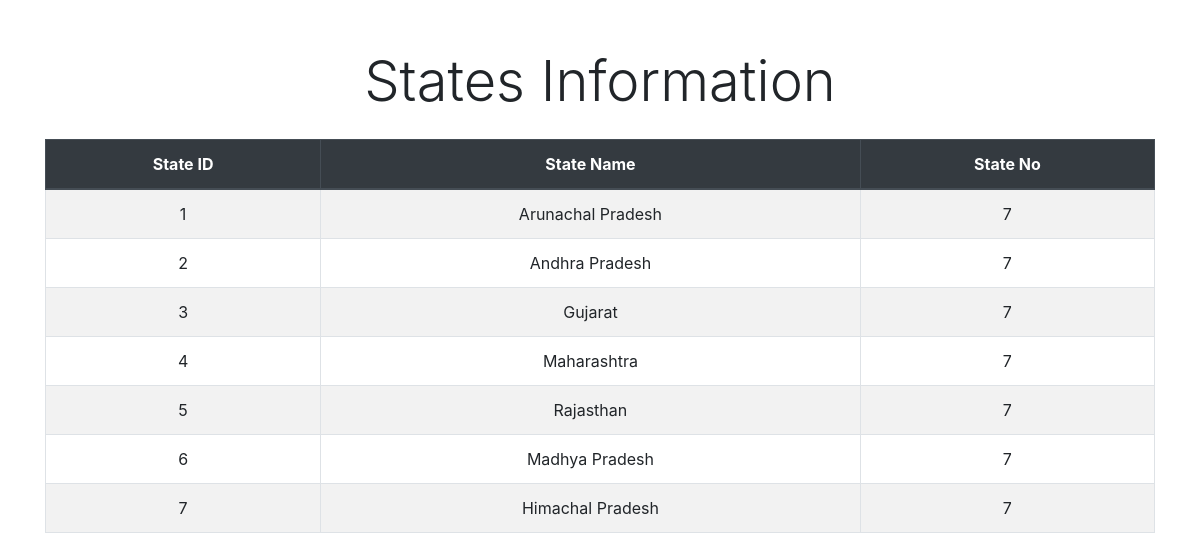
Screenshot of /Admin/client-show-state.php with the database file from the repository.
### tables this page shows
CREATE TABLE `e_state` (
  `state_id` int(11) NOT NULL,
  `state_name` varchar(30) NOT NULL,
  `state_no` int(30) NOT NULL
);

### Admin/client-show-state.php (the view, shortened to what this page needs)
<!DOCTYPE html>
<html lang="en">
<head>
    <link rel="stylesheet" href="https://stackpath.bootstrapcdn.com/bootstrap/4.5.2/css/bootstrap.min.css">
    <link rel="stylesheet" href="https://stackpath.bootstrapcdn.com/bootstrap/4.5.2/css/bootstrap-theme.min.css">
</head>
<body>
<div class="container">
    <h1 class="display-4 text-center mt-5 mb-4">States Information</h1>
    <?php
    require "connection.php";
    $sql = "SELECT state_id, state_name, state_no FROM e_state";
    $result = mysqli_query($conn, $sql);
    if (mysqli_num_rows($result) > 0) {
        echo '<div class="table-responsive">';
        echo '<table class="table table-striped table-bordered">';
        echo '<thead class="thead-dark"><tr><th style="text-align: center;">State ID</th><th style="text-align: center;">State Name</th><th style="text-align: center;">State No</th></tr></thead>';
        echo '<tbody>';
        while ($row = mysqli_fetch_assoc($result)) {
            echo '<tr>';
            echo '<td style="text-align: center;">' . $row["state_id"] . '</td>';
            echo '<td style="text-align: center;">' . $row["state_name"] . '</td>';
            echo '<td style="text-align: center;">' . $row["state_no"] . '</td>';
            echo '</tr>';
        }
        echo '</tbody></table>';
        echo '</div>';
    } else {
        echo '<p class="text-center">0 results</p>';
    }
    ?>
</div>
</body>
</html>

### rows the page displays
e_state: state_id "1", state_name "Arunachal Pradesh", state_no "7"
e_state: state_id "2", state_name "Andhra Pradesh", state_no "7"
e_state: state_id "3", state_name "Gujarat", state_no "7"
e_state: state_id "4", state_name "Maharashtra", state_no "7"
e_state: state_id "5", state_name "Rajasthan", state_no "7"
e_state: state_id "6", state_name "Madhya Pradesh", state_no "7"
e_state: state_id "7", state_name "Himachal Pradesh", state_no "7"
